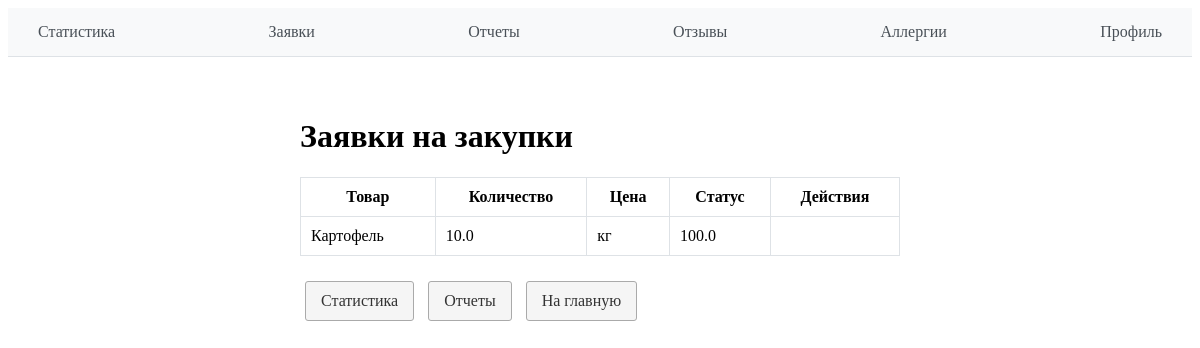
Screenshot of /admin_purchase/ (signed in) with the database file from the repository.
### tables this page shows
CREATE TABLE purchase_requests (
                id INTEGER PRIMARY KEY AUTOINCREMENT,
                item_name TEXT,
                quantity REAL,
                unit TEXT,
                price REAL,
                reason TEXT,
                priority TEXT DEFAULT 'normal',
                status TEXT DEFAULT 'pending',
                created_by INTEGER,
                created_date TIMESTAMP DEFAULT CURRENT_TIMESTAMP,
                FOREIGN KEY (created_by) REFERENCES users (id)
            );

### main.py (the view)
@app.route('/admin_purchase/')
def admin_purchase():
    if 'user' not in session:
        return redirect('/login_user_help/')
    user = session.get('user')
    if user['role'] != 'admin':
        return redirect('/')
    db = sql.connect('db_for_project.db')
    cursor = db.cursor()
    cursor.execute('''SELECT * FROM purchase_requests ORDER BY status, created_date DESC''')
    requests = cursor.fetchall()
    db.close()
    return render_template('admin_purchase.html', user=user, requests=requests)

### templates/admin_purchase.html (shortened to what this page needs)
{% extends "base.html" %}
{% block content %}
<div class="profile-container">
    <h1>Заявки на закупки</h1>
    {% if requests %}
    <table style="width: 100%; border-collapse: collapse; margin: 20px 0;">
        <thead>
            <tr>
                <th style="border: 1px solid #dee2e6; padding: 10px;">Товар</th>
                <th style="border: 1px solid #dee2e6; padding: 10px;">Количество</th>
                <th style="border: 1px solid #dee2e6; padding: 10px;">Цена</th>
                <th style="border: 1px solid #dee2e6; padding: 10px;">Статус</th>
                <th style="border: 1px solid #dee2e6; padding: 10px;">Действия</th>
            </tr>
        </thead>
        <tbody>
            {% for req in requests %}
            <tr>
                <td style="border: 1px solid #dee2e6; padding: 10px;">{{ req[1] }}</td>
                <td style="border: 1px solid #dee2e6; padding: 10px;">{{ req[2] }}</td>
                <td style="border: 1px solid #dee2e6; padding: 10px;">{{ req[3] }}</td>
                <td style="border: 1px solid #dee2e6; padding: 10px;">{{ req[4] }}</td>
                <td style="border: 1px solid #dee2e6; padding: 10px;">
                </td>
            </tr>
            {% endfor %}
        </tbody>
    </table>
    {% else %}
    <p>Нет заявок на закупки.</p>
    {% endif %}
    <div style="margin-top: 20px;">
        <a href="/admin_stats/" class="btn">Статистика</a>
        <a href="/admin_report/" class="btn">Отчеты</a>
        <a href="/" class="btn">На главную</a>
    </div>
</div>
{% endblock %}

### static/css/style.css (style rules this page uses)
.profile-container { padding: 40px 20px; max-width: 600px; margin: 0 auto; }
.btn { display: inline-block; padding: 10px 20px; background-color: #007bff; color: white; text-decoration: none; border-radius: 4px; border: none; cursor: pointer; transition: background-color 0.2s; }

### templates/admin_purchase.html (style rules this page uses)
.btn { display: inline-block; padding: 10px 15px; background: #f5f5f5; border: 1px solid #aaa; border-radius: 3px; margin: 5px; text-decoration: none; color: #333; }

### rows the page displays
purchase_requests: item_name "Картофель", quantity "10.0", unit "кг", price "100.0"
